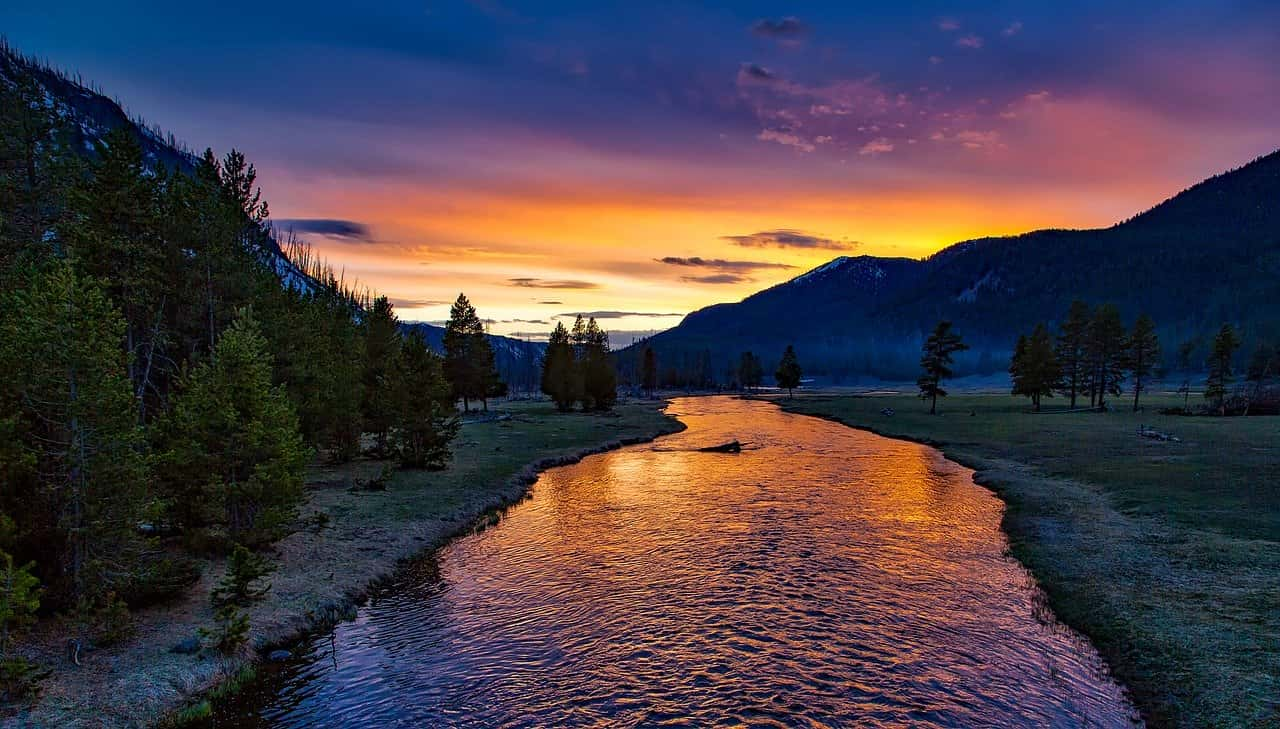
#> input picture aula1/landscape.jpg, 1280 x 729 px
$ python grayscale.py
#> lines starting #> are read from the running program, lines starting #| are printed output that depends on the picture
import cv2
import numpy as np


img = cv2.imread("landscape.jpg")
#> img is the input picture: shape (729, 1280, 3); mean B, G, R 72.3, 62.5, 72.1


width = img.shape[0]
#> width = 729
height = img.shape[1]
#> height = 1280
channels = img.shape[2]
#> channels = 3

channel_blue = np.zeros(img.shape, dtype=np.uint8)
channel_green = np.zeros(img.shape, dtype=np.uint8)
channel_red = np.zeros(img.shape, dtype=np.uint8)

channel_blue[:,:,0] = img[:,:,0]
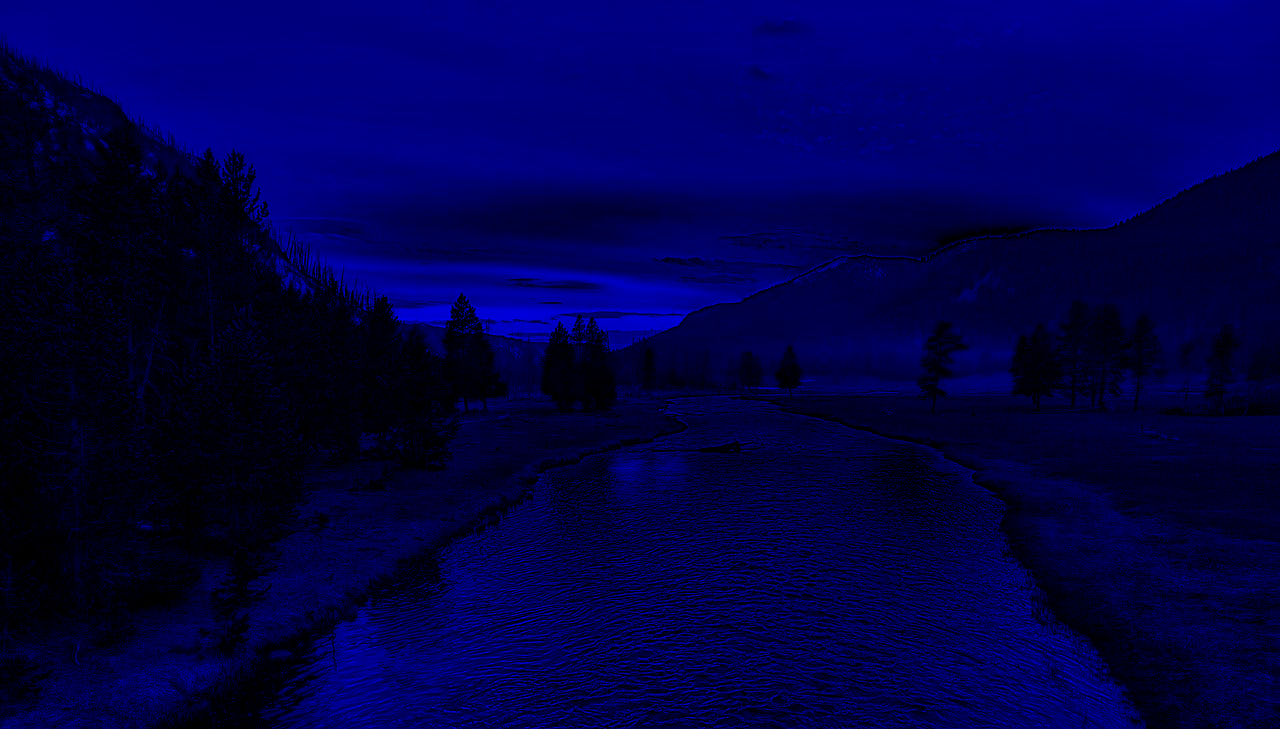
#> channel_blue: shape (729, 1280, 3); mean B, G, R 72.3, 0, 0
channel_green[:,:,1] = img[:,:,1]
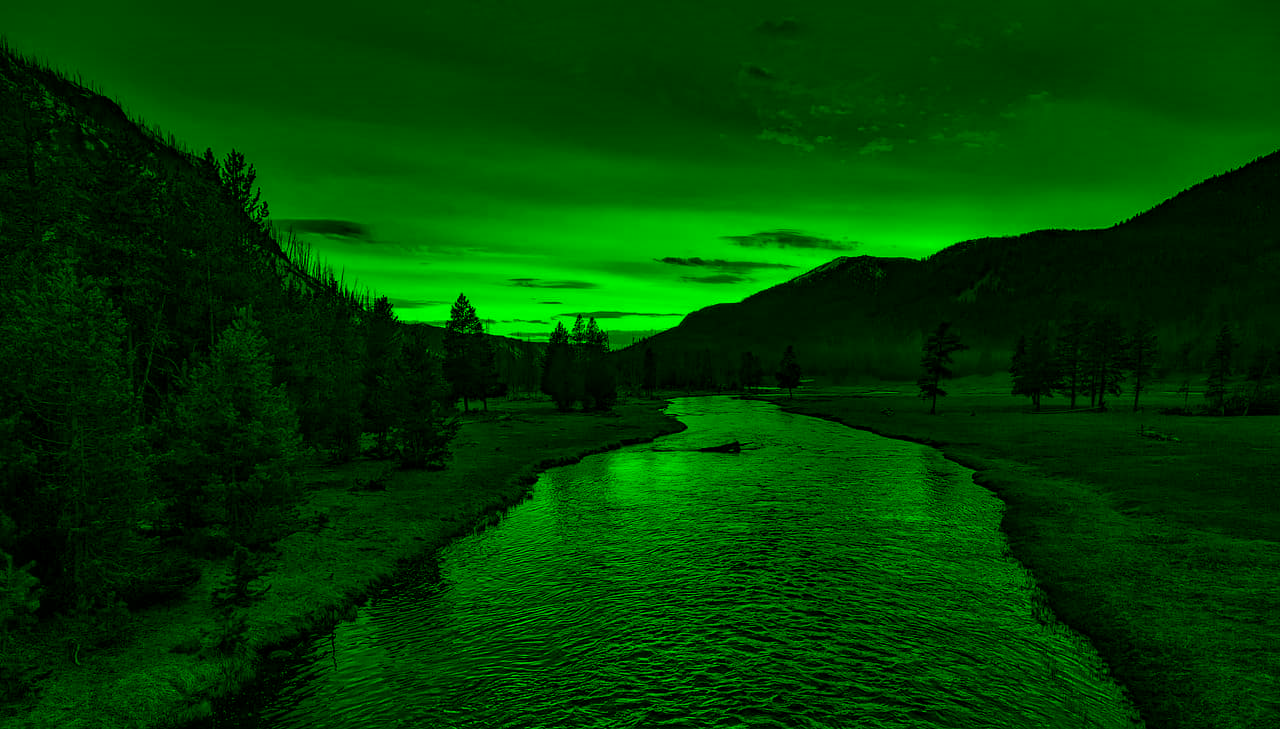
#> channel_green: shape (729, 1280, 3); mean B, G, R 0, 62.5, 0
channel_red[:,:,2] = img[:,:,2]
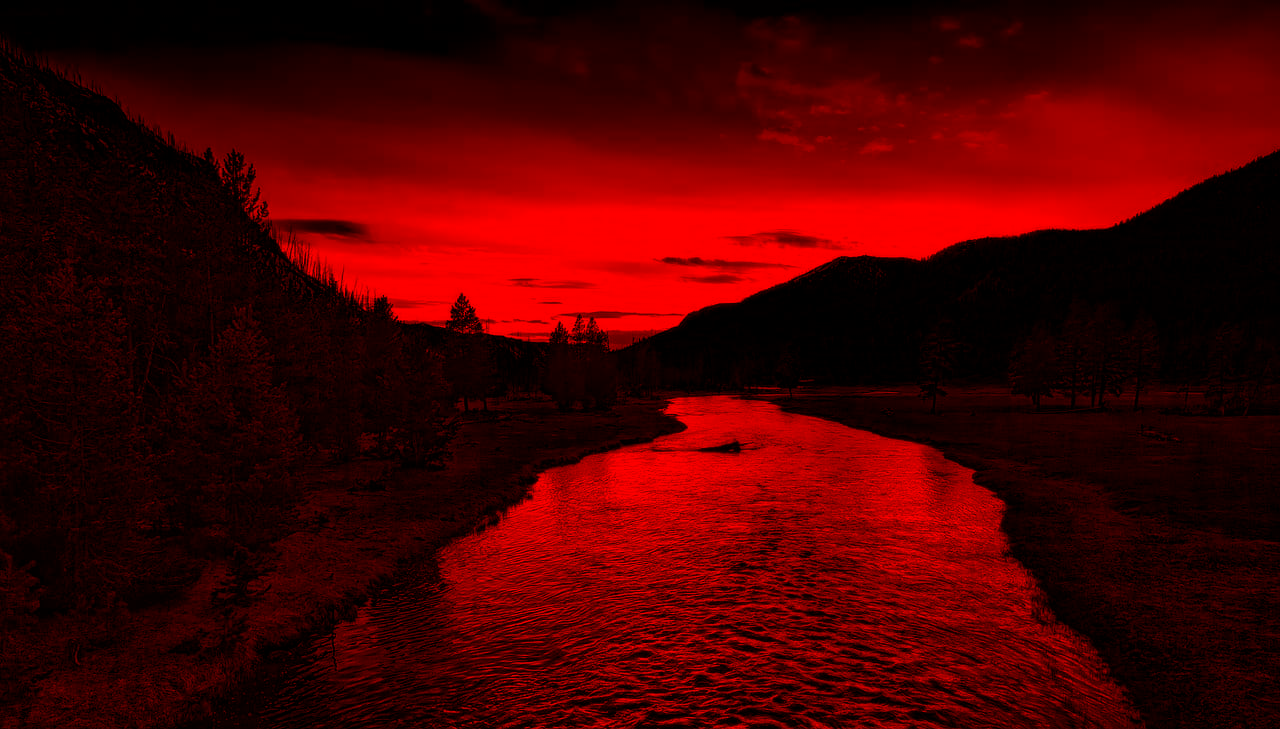
#> channel_red: shape (729, 1280, 3); mean B, G, R 0, 0, 72.1

cv2.imshow("Blue channel", channel_blue)
cv2.imshow("Green channel", channel_green)
cv2.imshow("Red channel", channel_red)


# Generate grayscale image
#> (the run stopped early here; a loop or call above may not have finished)
